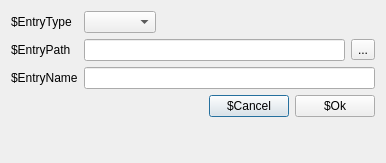
<?xml version="1.0" encoding="UTF-8"?>
<ui version="4.0">
 <class>SCreateNewEntry</class>
 <widget class="QDialog" name="SCreateNewEntry">
  <property name="windowModality">
   <enum>Qt::WindowModal</enum>
  </property>
  <property name="geometry">
   <rect>
    <x>0</x>
    <y>0</y>
    <width>386</width>
    <height>163</height>
   </rect>
  </property>
  <property name="minimumSize">
   <size>
    <width>386</width>
    <height>163</height>
   </size>
  </property>
  <property name="maximumSize">
   <size>
    <width>386</width>
    <height>163</height>
   </size>
  </property>
  <property name="windowTitle">
   <string>$AddEntryToProject</string>
  </property>
  <property name="sizeGripEnabled">
   <bool>false</bool>
  </property>
  <property name="modal">
   <bool>false</bool>
  </property>
  <layout class="QVBoxLayout" name="verticalLayout">
   <property name="bottomMargin">
    <number>12</number>
   </property>
   <item>
    <layout class="QFormLayout" name="formLayout">
     <property name="fieldGrowthPolicy">
      <enum>QFormLayout::ExpandingFieldsGrow</enum>
     </property>
     <item row="0" column="0">
      <widget class="QLabel" name="lEntryType">
       <property name="text">
        <string>$EntryType</string>
       </property>
      </widget>
     </item>
     <item row="1" column="0">
      <widget class="QLabel" name="lEntryPath">
       <property name="text">
        <string>$EntryPath</string>
       </property>
      </widget>
     </item>
     <item row="0" column="1">
      <widget class="QComboBox" name="cbEntryType">
       <property name="minimumSize">
        <size>
         <width>0</width>
         <height>0</height>
        </size>
       </property>
      </widget>
     </item>
     <item row="1" column="1">
      <layout class="QHBoxLayout" name="horizontalLayout_2">
       <property name="rightMargin">
        <number>0</number>
       </property>
       <item>
        <widget class="QLineEdit" name="eEntryPath"/>
       </item>
       <item>
        <widget class="QToolButton" name="bSelectEntry">
         <property name="text">
          <string>...</string>
         </property>
        </widget>
       </item>
      </layout>
     </item>
     <item row="2" column="0">
      <widget class="QLabel" name="lEntryName">
       <property name="text">
        <string>$EntryName</string>
       </property>
      </widget>
     </item>
     <item row="2" column="1">
      <widget class="QLineEdit" name="eEntryName"/>
     </item>
    </layout>
   </item>
   <item>
    <layout class="QHBoxLayout" name="horizontalLayout">
     <item>
      <spacer name="horizontalSpacer">
       <property name="orientation">
        <enum>Qt::Horizontal</enum>
       </property>
       <property name="sizeHint" stdset="0">
        <size>
         <width>40</width>
         <height>20</height>
        </size>
       </property>
      </spacer>
     </item>
     <item>
      <widget class="QPushButton" name="bCancel">
       <property name="text">
        <string>$Cancel</string>
       </property>
      </widget>
     </item>
     <item>
      <widget class="QPushButton" name="bAccept">
       <property name="text">
        <string>$Ok</string>
       </property>
      </widget>
     </item>
    </layout>
   </item>
   <item>
    <spacer name="verticalSpacer">
     <property name="orientation">
      <enum>Qt::Vertical</enum>
     </property>
     <property name="sizeHint" stdset="0">
      <size>
       <width>20</width>
       <height>40</height>
      </size>
     </property>
    </spacer>
   </item>
  </layout>
 </widget>
 <resources/>
 <connections/>
</ui>
